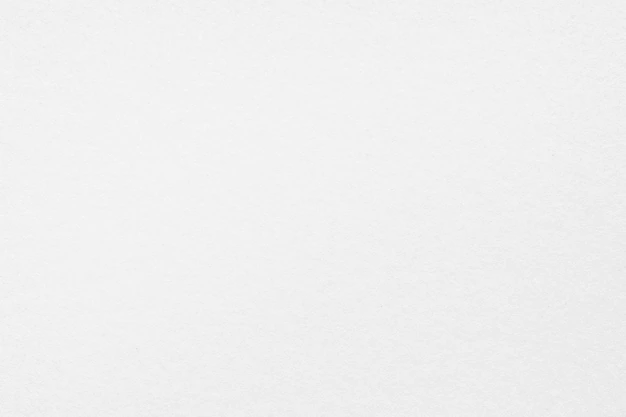
#> input picture pyfiles/bg.png, 626 x 417 px
$ python sketch3.py
#> lines starting #> are read from the running program, lines starting #| are printed output that depends on the picture
import cv2
print(cv2.__version__)
imagepath=input("Drag and drop the Image ->")
#> the answer given: bg.png
print(imagepath)
image = cv2.imread(imagepath)
#> image is the input picture: shape (417, 626, 3); min 222, max 249, mean 239.9
gray_image = cv2.cvtColor(image, cv2.COLOR_BGR2GRAY)
invert=cv2.bitwise_not(gray_image)
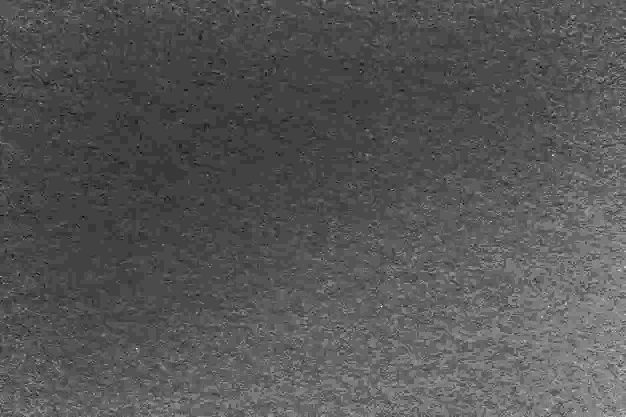
#> invert: shape (417, 626); min 6, max 33, mean 15.1; drawn with min black and max white
blur=cv2.GaussianBlur(invert, (21, 21), 0)
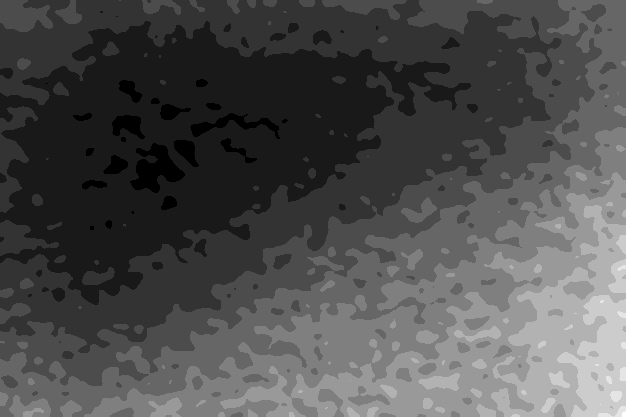
#> blur: shape (417, 626); min 12, max 22, mean 15.1; drawn with min black and max white
invertedblur = cv2.bitwise_not(blur)

pencil_sketch = cv2.divide(gray_image, invertedblur,scale=225.0)
cv2.imwrite("output.png",pencil_sketch)
cv2.imshow("original image", image)
#cv2.waitKey()
cv2.imshow("pencil sketch", pencil_sketch)
cv2.waitKey()
